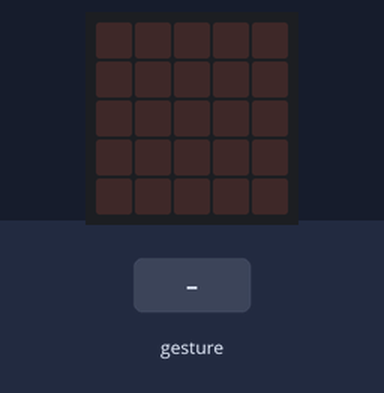
Bench run of a program on a simulated BBC micro:bit (MakeCode). Shown: the board's 5×5 LED display. Inputs (shaded band) come from the test bench.

Above: at 1.2 s.
1.3 s: sound turns loud
At 1.8 s:
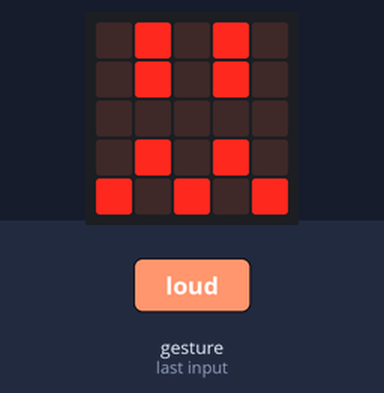
At 2.5 s:
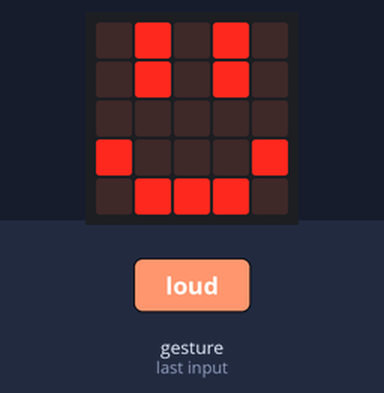
Timing chart, 0 to 4.3 s (numbered marks = the images above; inputs shaded):
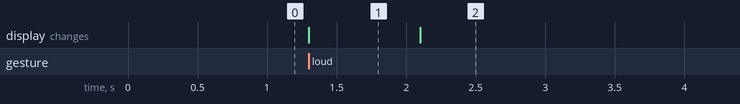

The program:

main.ts
```typescript
input.onSound(DetectedSound.Loud, function () {
    basic.showLeds(`
        . # . # .
        . # . # .
        . . . . .
        . # . # .
        # . # . #
        `)
})
input.onSound(DetectedSound.Quiet, function () {
    basic.showLeds(`
        . # . # .
        . # . # .
        . . . . .
        # . . . #
        . # # # .
        `)
})
```

test.ts
```typescript
// aquí va el archivo "tests"; esto no se compilará cuando este paquete se utilice como una extensión.
```

Measured:
- after the input at 1.3 s, the display: changes at once (image 1)
- what the display in image 1 shows lasts 0.8 s, from 1.3 s to 2.1 s
